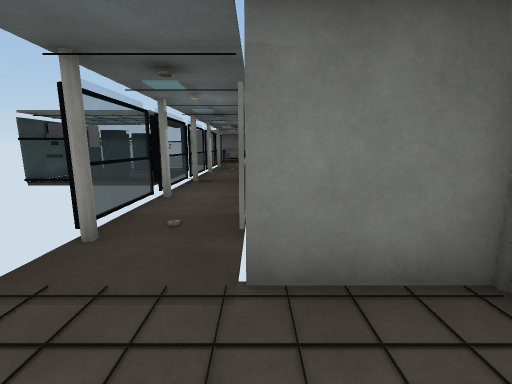
[1] (above)

16 first-person views from a walk through a 3-D level made in the Unity game engine. The camera is 1.4 m above the floor, tilts 10° down and sees 90° across. The floor is counted in squares, 1 m on a side. Each view is taken from the middle of a square. On the plan, view 1 faces up. The plan holds only what a view shows up to about 13 squares ahead; the rest is blank. The player character is not drawn. Door leaves are left out, so doorways stand open. Surface patterns are stand-ins for the level's own textures.

[2]
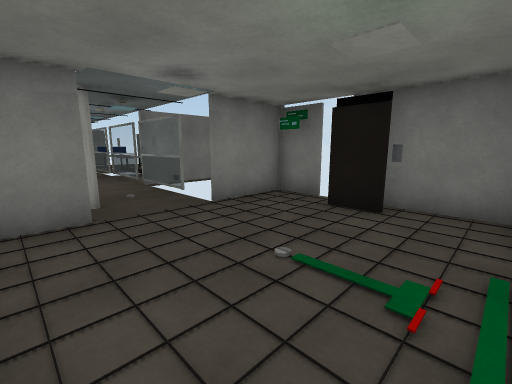

[3]
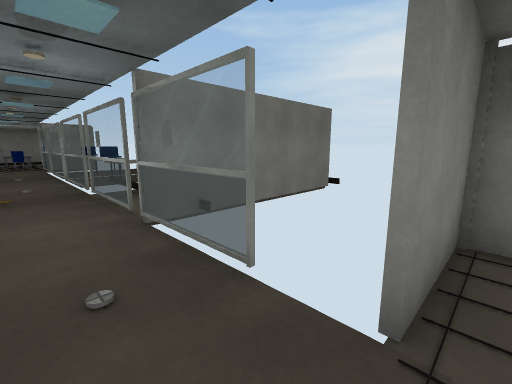

[4]
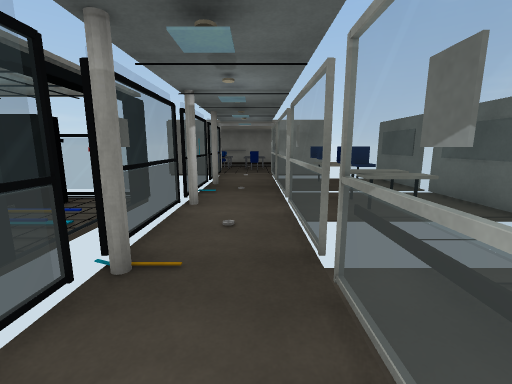

[5]
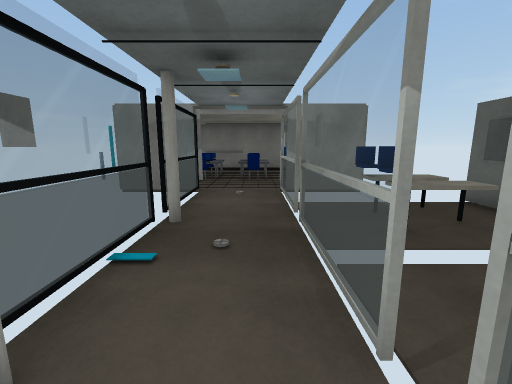

[6]
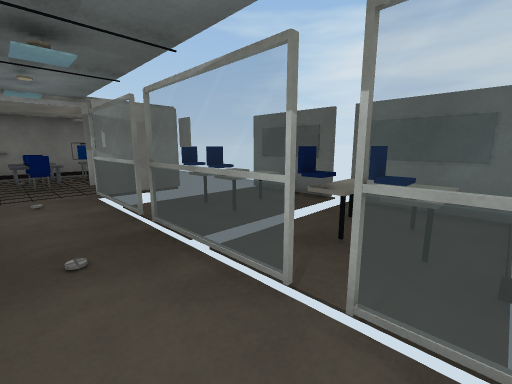

[7]
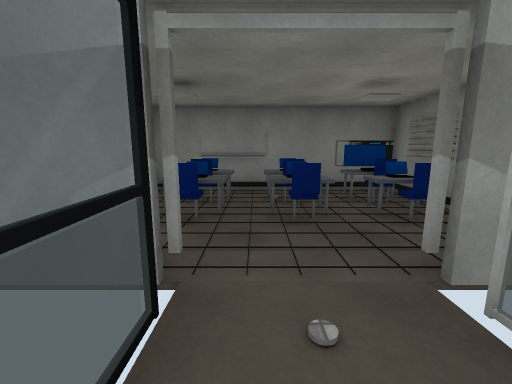

[8]
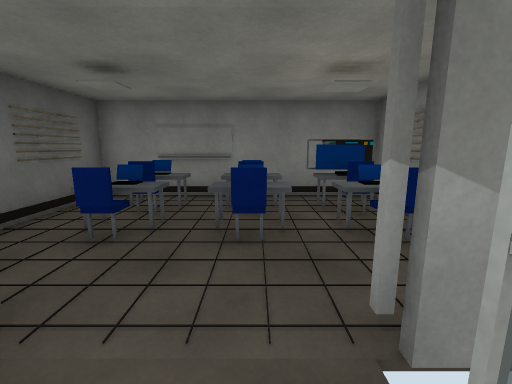

[9]
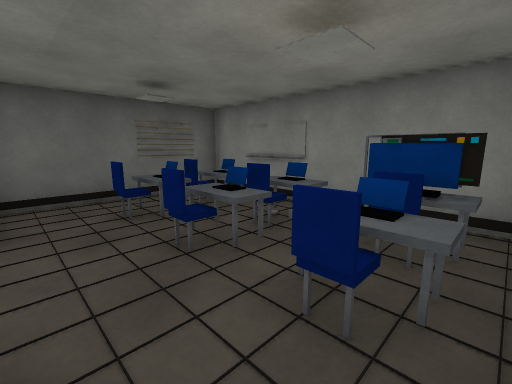

[10]
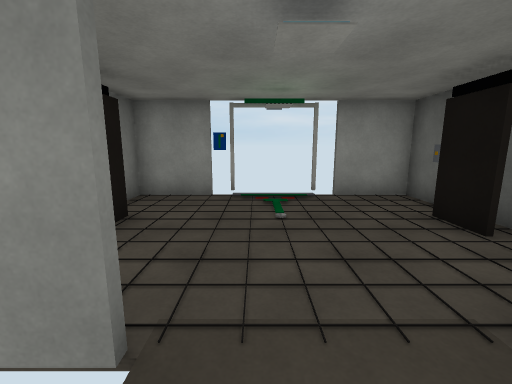

[11]
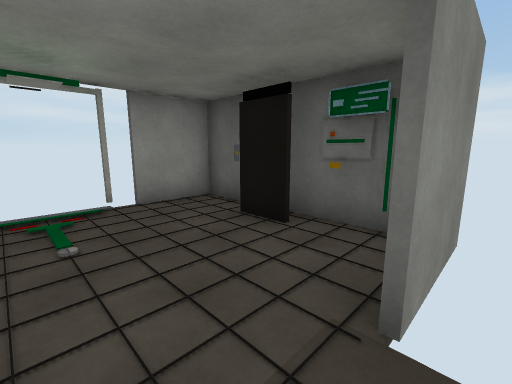

[12]
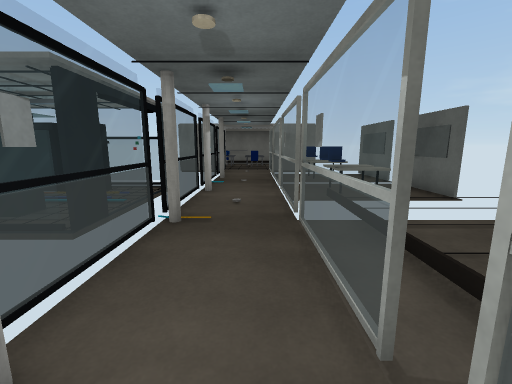

[13]
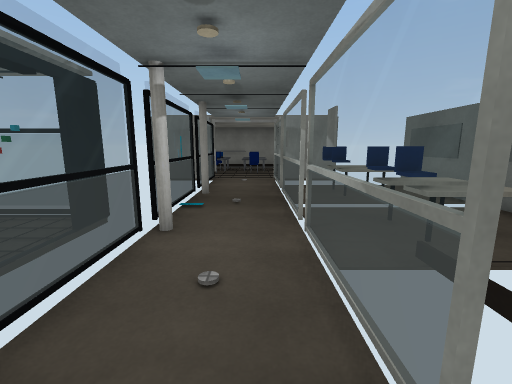

[14]
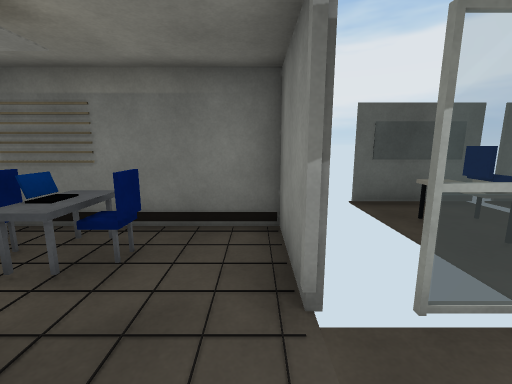

[15]
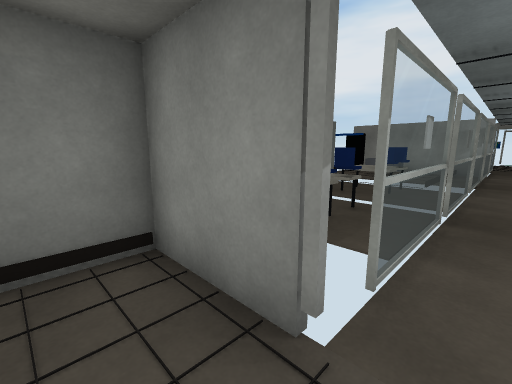

[16]
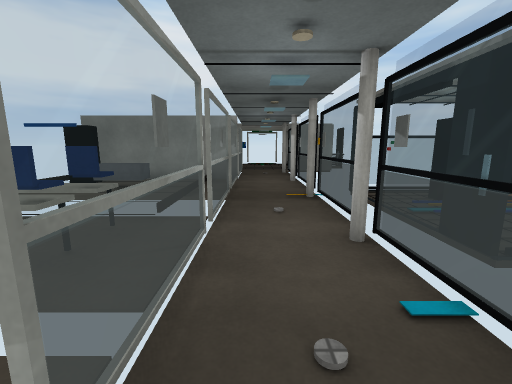

### Floor plan
Key: @ floor where view 1 was taken; # wall or solid block; x gap in a wall; . floor; D open door; = window, fence, low wall or low ledge; ^ raised ledge; O other object.
Columns run from 6 left of view 1 to 5 right of it. Each row starts with its distance up from view 1.
 28 ##########
 27 #........#
 26  .^^^^xO.#
 25 #..^=^.^^#
 24 #..^#^.^x#
 23 #........#
 22 #........#
 21 ####..####
 20    =..=   #
 19    =..=.^.#
 18    O..x.^^#
 17    x..x.^.##
 16    =..#^^^^#
 15   ##..=^^^^#
 14   #O..^^^^^#
 13   #=..=^^^^#
 12   #=..==
 11   #OO.x^^^^
 10   #=..=^^^^^
  9    =..#^^OOO
  8    #..=^^ ^^
  7    O..^^^^^^
  6    =..=#
  5    =..=
  4    O..x
  3  ###..####
  2  #.......#
  1  #.......x
  0 ##....@.#
 -1 ##......##
 -2 #........#
 -3 #..#DD#..#
 -4 ####  ####

Positions as (right, up) in squares from view 1, and headings:
1: (0, 0), facing up
2: (-4, -3), facing up-right
3: (-2, 2), facing up-right
4: (-1, 8), facing up
5: (-1, 13), facing up
6: (-2, 13), facing up-right
7: (-2, 19), facing up
8: (-1, 20), facing up
9: (2, 22), facing up-left
10: (-1, 4), facing down
11: (-1, 3), facing down-left
12: (-1, 6), facing up
13: (-1, 10), facing up
14: (-2, 22), facing right
15: (-1, 23), facing down-right
16: (-1, 18), facing down
